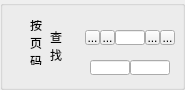
       <widget class="QGroupBox" name="groupBox_11">
        <property name="geometry">
         <rect>
          <x>230</x>
          <y>0</y>
          <width>185</width>
          <height>90</height>
         </rect>
        </property>
        <property name="minimumSize">
         <size>
          <width>0</width>
          <height>90</height>
         </size>
        </property>
        <property name="maximumSize">
         <size>
          <width>16777215</width>
          <height>90</height>
         </size>
        </property>
        <property name="styleSheet">
         <string notr="true">QGroupBox{
	background-image: url(:/IRScan/Bg2);
}
QToolButton{
	border-image: url(:/IRScan/BorderBg);
}</string>
        </property>
        <property name="title">
         <string/>
        </property>
        <widget class="QLineEdit" name="lineEdit">
         <property name="geometry">
          <rect>
           <x>115</x>
           <y>30</y>
           <width>30</width>
           <height>15</height>
          </rect>
         </property>
         <property name="minimumSize">
          <size>
           <width>0</width>
           <height>15</height>
          </size>
         </property>
         <property name="maximumSize">
          <size>
           <width>16777215</width>
           <height>16</height>
          </size>
         </property>
         <property name="styleSheet">
          <string notr="true"/>
         </property>
        </widget>
        <widget class="QToolButton" name="toolButton_33">
         <property name="geometry">
          <rect>
           <x>100</x>
           <y>30</y>
           <width>15</width>
           <height>15</height>
          </rect>
         </property>
         <property name="minimumSize">
          <size>
           <width>15</width>
           <height>15</height>
          </size>
         </property>
         <property name="maximumSize">
          <size>
           <width>15</width>
           <height>15</height>
          </size>
         </property>
         <property name="styleSheet">
          <string notr="true"/>
         </property>
         <property name="text">
          <string>...</string>
         </property>
         <property name="icon">
          <iconset resource="../../IRProc/IRProc/IRProc.qrc">
           <normaloff>:/IRProc/M-Left</normaloff>:/IRProc/M-Left</iconset>
         </property>
        </widget>
        <widget class="QToolButton" name="toolButton_34">
         <property name="geometry">
          <rect>
           <x>85</x>
           <y>30</y>
           <width>15</width>
           <height>15</height>
          </rect>
         </property>
         <property name="minimumSize">
          <size>
           <width>15</width>
           <height>15</height>
          </size>
         </property>
         <property name="maximumSize">
          <size>
           <width>15</width>
           <height>15</height>
          </size>
         </property>
         <property name="styleSheet">
          <string notr="true"/>
         </property>
         <property name="text">
          <string>...</string>
         </property>
         <property name="icon">
          <iconset resource="../../IRProc/IRProc/IRProc.qrc">
           <normaloff>:/IRProc/Data-DLeft</normaloff>:/IRProc/Data-DLeft</iconset>
         </property>
        </widget>
        <widget class="QToolButton" name="toolButton_35">
         <property name="geometry">
          <rect>
           <x>145</x>
           <y>30</y>
           <width>15</width>
           <height>15</height>
          </rect>
         </property>
         <property name="minimumSize">
          <size>
           <width>15</width>
           <height>15</height>
          </size>
         </property>
         <property name="maximumSize">
          <size>
           <width>15</width>
           <height>15</height>
          </size>
         </property>
         <property name="styleSheet">
          <string notr="true"/>
         </property>
         <property name="text">
          <string>...</string>
         </property>
         <property name="icon">
          <iconset resource="../../IRProc/IRProc/IRProc.qrc">
           <normaloff>:/IRProc/M-Right</normaloff>:/IRProc/M-Right</iconset>
         </property>
        </widget>
        <widget class="QToolButton" name="toolButton_36">
         <property name="geometry">
          <rect>
           <x>160</x>
           <y>30</y>
           <width>15</width>
           <height>15</height>
          </rect>
         </property>
         <property name="minimumSize">
          <size>
           <width>15</width>
           <height>15</height>
          </size>
         </property>
         <property name="maximumSize">
          <size>
           <width>15</width>
           <height>15</height>
          </size>
         </property>
         <property name="styleSheet">
          <string notr="true"/>
         </property>
         <property name="text">
          <string>...</string>
         </property>
         <property name="icon">
          <iconset resource="../../IRProc/IRProc/IRProc.qrc">
           <normaloff>:/IRProc/Data-DRight</normaloff>:/IRProc/Data-DRight</iconset>
         </property>
        </widget>
        <widget class="QLineEdit" name="lineEdit_2">
         <property name="geometry">
          <rect>
           <x>90</x>
           <y>60</y>
           <width>40</width>
           <height>15</height>
          </rect>
         </property>
         <property name="styleSheet">
          <string notr="true"/>
         </property>
        </widget>
        <widget class="QLineEdit" name="lineEdit_3">
         <property name="geometry">
          <rect>
           <x>130</x>
           <y>60</y>
           <width>40</width>
           <height>15</height>
          </rect>
         </property>
         <property name="styleSheet">
          <string notr="true"/>
         </property>
        </widget>
        <widget class="QLabel" name="label_29">
         <property name="geometry">
          <rect>
           <x>30</x>
           <y>20</y>
           <width>16</width>
           <height>45</height>
          </rect>
         </property>
         <property name="styleSheet">
          <string notr="true"/>
         </property>
         <property name="text">
          <string>按
页
码</string>
         </property>
        </widget>
        <widget class="QLabel" name="label_30">
         <property name="geometry">
          <rect>
           <x>50</x>
           <y>25</y>
           <width>16</width>
           <height>41</height>
          </rect>
         </property>
         <property name="styleSheet">
          <string notr="true"/>
         </property>
         <property name="text">
          <string>查
找</string>
         </property>
        </widget>
       </widget>
